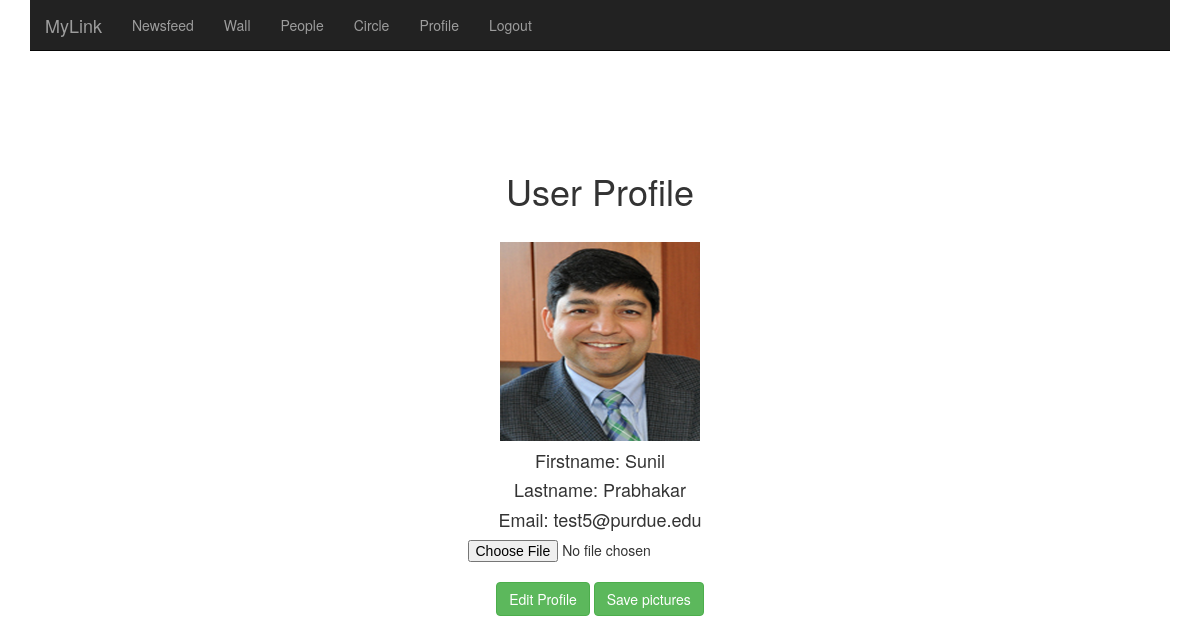
Screenshot of /profile (signed in) with the database file from the repository.
### app/models.py (models this page shows, shortened)
class User(db.Model):
	uid = db.Column(db.Integer, primary_key=True)
	firstname = db.Column(db.String(100))
	lastname = db.Column(db.String(100))
	email = db.Column(db.String(120), unique=True)
	password = db.Column(db.String(54))
	pic = db.Column(db.String(100))
	activate = db.Column(db.Boolean)
	def is_authenticated(self):
		return True

### app/views.py (the view, shortened to what this page needs)
@app.route('/profile', methods=['GET','POST'])
@login_required
@csrf.exempt
def profile():
	form = ProfileForm()
	return render_template('profile.html', user=g.user, form=form)

### app/forms.py
class ProfileForm(Form):
	pic = FileField('')

### app/views.py (called while the page is built)
@login_manager.user_loader
def load_user(uid):
	return User.query.get(int(uid))

@app.before_request
def before_request():
	g.user = current_user

### app/templates/profile.html (shortened to what this page needs)
{% extends "base.html" %}
{% block content %}
<div class="container marketing" align="center">
	<h1>User Profile</h1>
	<br>
	<div>
		{% if user.pic == '': %}
			<img data-src="holder.js/200x200" class="img-thumbnail" alt="200x200" data-holder-rendered="true" style="width: 200px; height: 200px;">
		{% else: %}
			<img src="{{url_for('static', filename = user.pic)}}", class="img-polaroid" alt="200x200" style="width: 200px; height: 200px;">
		{% endif %}
		<h4>Firstname: {{ user.firstname }}</h4>
		<h4>Lastname: {{ user.lastname }}</h4>
		<h4>Email: {{ user.email }}</h4>
	</div>
	<form class="form-signin" action="" method="post" enctype="multipart/form-data">
		<input type="file" onchange="onFileSelected(event)" name="file" data-filename-placement="inside">
		<br>
		<a class="btn btn-large btn-success"  href="{{url_for('edit')}}">Edit Profile</a>
		<input type="submit" class="btn btn-large btn-success" value="Save pictures">
	</form>
</div>
{% endblock %}

### rows the page displays
User: pic (picture), firstname "Sunil", lastname "Prabhakar", email "test5@purdue.edu"
